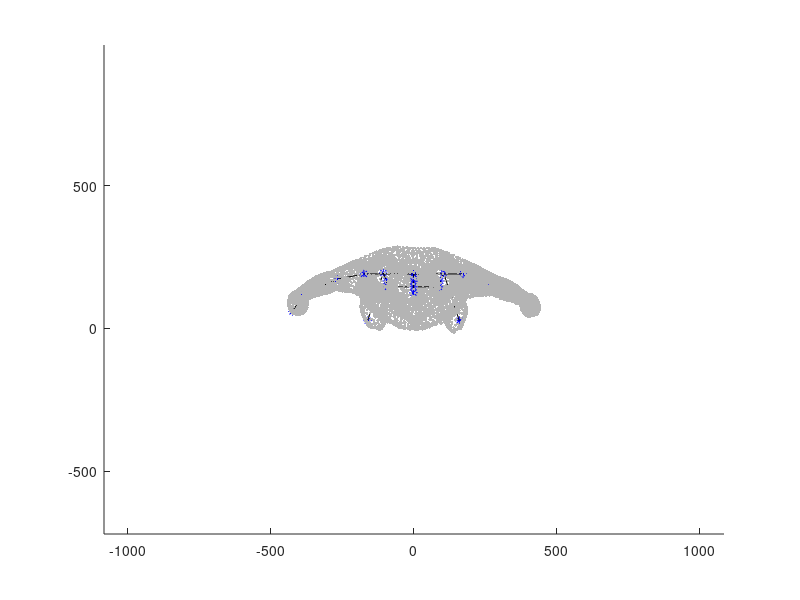

The MATLAB source for this figure: (Note: this script raises an error after producing the figure.)
clc 
clear all
addpath(genpath('external'));
%addpath(genpath('functions'));
%addpath('F:\[GitHub]\Hand_deformation_model\functions');
addpath('C:\Users\Hayoung Jung\Documents\[GitHub-Labtop]\Hand_deformation_model\functions');
%addpath('/Users/user/Documents/GitHub/Hand_deformation_model\functions');

load('Body_temp.mat');
V = Body_temp.V; F = Body_temp.F; COR = Body_temp.COR; v_segment = Body_temp.v_segment; weights = Body_temp.weights;
Body_temp.parent = Body_temp.COR_bone(:,2); 
C = COR;

for i = 1:length(COR)
Body_temp.spheres{i}.center = COR(i,:);
Body_temp.spheres{i}.bone = Body_temp.parent(i);
Body_temp.bones{i}.parent = Body_temp.parent(i);
end 

%% Visualization 3D body
C = COR;
figure()
hold on
axis equal
scatter3(V(:,1),V(:,2),V(:,3),'.', 'MarkerEdgeColor',[180/255, 180/255, 180/255])
plot3(C(:,1),C(:,2),C(:,3),'b*')
plot3(C([1 10 11 12 13],1),C([1 10 11 12 13],2),C([1 10 11 12 13],3), 'k-');
plot3(C(1:5,1),C(1:5,2),C(1:5,3), 'k-');
plot3(C([1 6:9],1),C([1 6:9],2),C([1 6:9],3), 'k-');
plot3(C(14:17,1),C(14:17,2),C(14:17,3), 'k-');
plot3(C(18:21,1),C(18:21,2),C(18:21,3), 'k-');
plot3(C([14 11 18],1),C([14 11 18],2),C([14 11 18],3), 'k-');
hold off

%% Transform matrix setting

transforms = cell(1, 21);
for i = 1 : 21
    transforms{i} = eye(4);
end
axes = bone_axes_body(COR);

% left-arm setting
COR_leftarm_link = zeros(16,1);
COR_leftarm_link(14:16,1) = [15; 16; 17];

%% Previous transformation 
angle = zeros(4,1);
COR_tr = COR;

% 1 rad = 57.3 deg. 0.785 rad = 45.0 deg.
angle(1) = 0;
angle(2) = 0; %shoulder flexion/extension
%angle(2) = 0;
angle(3) = 1; 
angle(4) = 0;

transforms{14} = matrix_rotation( ... % left shoulder
    angle(2), ... % rotation angle: 0 ~ 2, range 3 = 180 deg.  
    matrix_apply(transforms{11}, axes{14}(1 : 3, 3)'), ... % axis1: axis2: flexion(-)/extention(+); axis3: abduction(+)/adduction(-)
    matrix_apply(transforms{11}, axes{14}(1 : 3, 4)') ... % center
);
transforms{15} = matrix_rotation( ... % left elbow
    angle(3), ...
    matrix_apply(transforms{14}, axes{15}(1 : 3, 2)'), ...
    matrix_apply(transforms{14}, axes{15}(1 : 3, 4)') ...
) * transforms{14};
transforms{16} = matrix_rotation( ... % left wrist
    angle(4), ...
    matrix_apply(transforms{15}, axes{16}(1 : 3, 2)'), ...
    matrix_apply(transforms{15}, axes{16}(1 : 3, 4)') ...
) * transforms{15};


for i = 2:21
    COR_tr(i,:) = matrix_apply(transforms{i-1}, COR_tr(i,:));
end 
axes = bone_axes_body(COR_tr);

%% Deformation apply

transformed = Body_temp;
transformed = skin_dualquat_body(transformed, transforms);


%% CoR transformation

% COR_tr(15,:) = matrix_apply(transforms{14}, COR_tr(15,:));
% COR_tr(16,:) = matrix_apply(transforms{15}, COR_tr(16,:));
% COR_tr(17,:) = matrix_apply(transforms{16}, COR_tr(17,:));

% for i = 16:17
%     COR_tr(i,:) = matrix_apply(transforms{i-1}, COR_tr(i,:));
% end 


%% CoR Transformed plot
figure()
hold on
axis equal
%scatter3(COR(14,1),COR(14,2),COR(14,3),'*', 'MarkerEdgeColor',[0/255, 0/255, 0/255])
scatter3(COR_tr(:,1),COR_tr(:,2),COR_tr(:,3),'*', 'MarkerEdgeColor',[0/255, 0/255, 255/255])
plot3(COR_tr([1 10 11 12 13],1),COR_tr([1 10 11 12 13],2),COR_tr([1 10 11 12 13],3), 'k-');
plot3(COR_tr(1:5,1),COR_tr(1:5,2),COR_tr(1:5,3), 'k-');
plot3(COR_tr([1 6:9],1),COR_tr([1 6:9],2),COR_tr([1 6:9],3), 'k-');
plot3(COR_tr(14:17,1),COR_tr(14:17,2),COR_tr(14:17,3), 'k-');
plot3(COR_tr(18:21,1),COR_tr(18:21,2),COR_tr(18:21,3), 'k-');
plot3(COR_tr([14 11 18],1),COR_tr([14 11 18],2),COR_tr([14 11 18],3), 'k-');
hold off
%% after transformation

C = transformed.COR;
V = transformed.V;
figure()
hold on
axis equal
scatter3(V(:,1),V(:,2),V(:,3),'.', 'MarkerEdgeColor',[180/255, 180/255, 180/255])
plot3(C(:,1),C(:,2),C(:,3),'b*')
plot3(C([1 10 11 12 13],1),C([1 10 11 12 13],2),C([1 10 11 12 13],3), 'k-');
plot3(C(1:5,1),C(1:5,2),C(1:5,3), 'k-');
plot3(C([1 6:9],1),C([1 6:9],2),C([1 6:9],3), 'k-');
plot3(C(14:17,1),C(14:17,2),C(14:17,3), 'k-');
plot3(C(18:21,1),C(18:21,2),C(18:21,3), 'k-');
plot3(C([14 11 18],1),C([14 11 18],2),C([14 11 18],3), 'k-');
hold off

%% angle apply
angle = zeros(19,1);

angle(1) = -0.4;
angle(2) = 0.2;
angle(3) = -0.6;

angle(4) = -0.15;
angle(5) = -0.35;
angle(6) = -0.1;

angle(7) = -0.3;
angle(8) = -0.25;
angle(9) = -0.15;

angle(10) = -0.35;
angle(11) = -0.40;
angle(12) = -0.1;

angle(13) = -0.65;
angle(14) = -0.4;
angle(15) = 0;

%MCP
% angle(16) = ;
angle(17) = 0.1;
angle(18) = 0.1;
% angle(19) = ;

%% MCP abduction/adduction motion
transforms_ad{1} = matrix_rotation( ... % D2 MCP -ab/ad
    angle(16), ... % rotation angle: 0 ~ 2, range 3 = 180 deg. 
    matrix_apply(transforms{2}, axes{6}(1 : 3, 3)', 0), ... axis - 3: abduction/adduction
    matrix_apply(transforms{2}, axes{6}(1 : 3, 4)') ... % center
) * transforms{2};
transforms_ad{2} = matrix_rotation( ...  % D3 MCP - ab/ad
    angle(17), ... % rotation angle: 0 ~ 2, range 3 = 180 deg. 
    matrix_apply(transforms{2}, axes{9}(1 : 3, 3)', 0), ... axis - 3: abduction/adduction
    matrix_apply(transforms{2}, axes{9}(1 : 3, 4)') ... % center
) * transforms{2};
transforms_ad{3} = matrix_rotation( ...  % D4 MCP -ab/ad
    angle(18), ... % rotation angle: 0 ~ 2, range 3 = 180 deg. 
    matrix_apply(transforms{2}, axes{12}(1 : 3, 3)', 0), ... axis - 3: abduction/adduction
    matrix_apply(transforms{2}, axes{12}(1 : 3, 4)') ... % center
) * transforms{2};
transforms_ad{4} = matrix_rotation( ... % D5 MCP - ab/ad
    angle(19), ... % rotation angle: 0 ~ 2, range 3 = 180 deg. 
    matrix_apply(transforms{2}, axes{16}(1 : 3, 3)', 0), ...  axis - 3: abduction/adduction
    matrix_apply(transforms{2}, axes{16}(1 : 3, 4)') ... % center
) * transforms{2};

%% Flexion/extension of fingers 
transforms{3} = matrix_rotation( ... % D1 CMC
    angle(1), ... % rotation angle: 0 ~ 2, range 3 = 180 deg.
    matrix_apply(transforms{2}, axes{3}(1 : 3, 1)', 0), ... % axis1: red; axis2: green; axis3: blue
    matrix_apply(transforms{2}, axes{3}(1 : 3, 4)') ... % center
) * transforms{2};
transforms{4} = matrix_rotation( ... % D1 MCP
    angle(2), ...
    matrix_apply(transforms{3}, axes{4}(1 : 3, 2)', 0), ... % axis1: red; axis2: green; axis3: blue
    matrix_apply(transforms{3}, axes{4}(1 : 3, 4)') ...
) * transforms{3};
transforms{5} = matrix_rotation( ... % D1 IP
    angle(3), ...
    matrix_apply(transforms{4}, axes{5}(1 : 3, 2)', 0), ... % axis1: red; axis2: green; axis3: blue
    matrix_apply(transforms{4}, axes{5}(1 : 3, 4)') ...
) * transforms{4};

transforms{6} = matrix_rotation( ... % D2 MCP
    angle(4), ... % rotation angle: 0 ~ 2, range 3 = 180 deg. 
    matrix_apply(transforms{2}, axes{6}(1 : 3, 2)', 0), ... % axis - 1: supination, pronation; 2: flexion/extension; 3: abduction/adduction
    matrix_apply(transforms{2}, axes{6}(1 : 3, 4)') ... % center
) * transforms_ad{1} * transforms{2};
transforms{7} = matrix_rotation( ... % D2 PIP
    angle(5), ...
    matrix_apply(transforms{6}, axes{7}(1 : 3, 2)', 0), ...
    matrix_apply(transforms{6}, axes{7}(1 : 3, 4)') ...
) * transforms{6};
transforms{8} = matrix_rotation( ... % D2 DIP
    angle(6), ...
    matrix_apply(transforms{7}, axes{8}(1 : 3, 2)', 0), ...
    matrix_apply(transforms{7}, axes{8}(1 : 3, 4)') ...
) * transforms{7};

transforms{9} = matrix_rotation( ...  % D3 MCP
    angle(7), ... % rotation angle: 0 ~ 2, range 3 = 180 deg. 
    matrix_apply(transforms{2}, axes{9}(1 : 3, 2)', 0), ... % axis - 1: supination, pronation; 2: flexion/extension; 3: abduction/adduction
    matrix_apply(transforms{2}, axes{9}(1 : 3, 4)') ... % center
) * transforms_ad{2} * transforms{2};
transforms{10} = matrix_rotation( ... % D3 PIP
    angle(8), ...
    matrix_apply(transforms{9}, axes{10}(1 : 3, 2)', 0), ...
    matrix_apply(transforms{9}, axes{10}(1 : 3, 4)') ...
) * transforms{9};
transforms{11} = matrix_rotation( ... % D3 DIP
    angle(9), ...
    matrix_apply(transforms{10}, axes{11}(1 : 3, 2)', 0), ...
    matrix_apply(transforms{10}, axes{11}(1 : 3, 4)') ...
) * transforms{10};

transforms{12} = matrix_rotation( ...  % D4 MCP
    angle(10), ... % rotation angle: 0 ~ 2, range 3 = 180 deg. 
    matrix_apply(transforms{2}, axes{12}(1 : 3, 2)', 0), ... % axis - 1: supination, pronation; 2: flexion/extension; 3: abduction/adduction
    matrix_apply(transforms{2}, axes{12}(1 : 3, 4)') ... % center
) * transforms_ad{3}* transforms{2};
transforms{13} = matrix_rotation( ... % D4 PIP
    angle(11), ...
    matrix_apply(transforms{12}, axes{13}(1 : 3, 2)', 0), ...
    matrix_apply(transforms{12}, axes{13}(1 : 3, 4)') ...
) * transforms{12};
transforms{14} = matrix_rotation( ... % D4 DIP
    angle(12), ...
    matrix_apply(transforms{13}, axes{14}(1 : 3, 2)', 0), ...
    matrix_apply(transforms{13}, axes{14}(1 : 3, 4)') ...
) * transforms{13};

transforms{16} = matrix_rotation( ... % D5 MCP
    angle(13), ... % rotation angle: 0 ~ 2, range 3 = 180 deg. 
    matrix_apply(transforms{2}, axes{16}(1 : 3, 2)', 0), ... % axis - 1: supination, pronation; 2: flexion/extension; 3: abduction/adduction
    matrix_apply(transforms{2}, axes{16}(1 : 3, 4)') ... % center
) * transforms_ad{4} * transforms{2};
transforms{17} = matrix_rotation( ...% D5 PIP
    angle(14), ...
    matrix_apply(transforms{16}, axes{17}(1 : 3, 2)', 0), ...
    matrix_apply(transforms{16}, axes{17}(1 : 3, 4)') ...
) * transforms{16};
transforms{18} = matrix_rotation( ... % D5 DIP
    angle(15), ...
    matrix_apply(transforms{17}, axes{18}(1 : 3, 2)', 0), ...
    matrix_apply(transforms{17}, axes{18}(1 : 3, 4)') ...
) * transforms{17};
